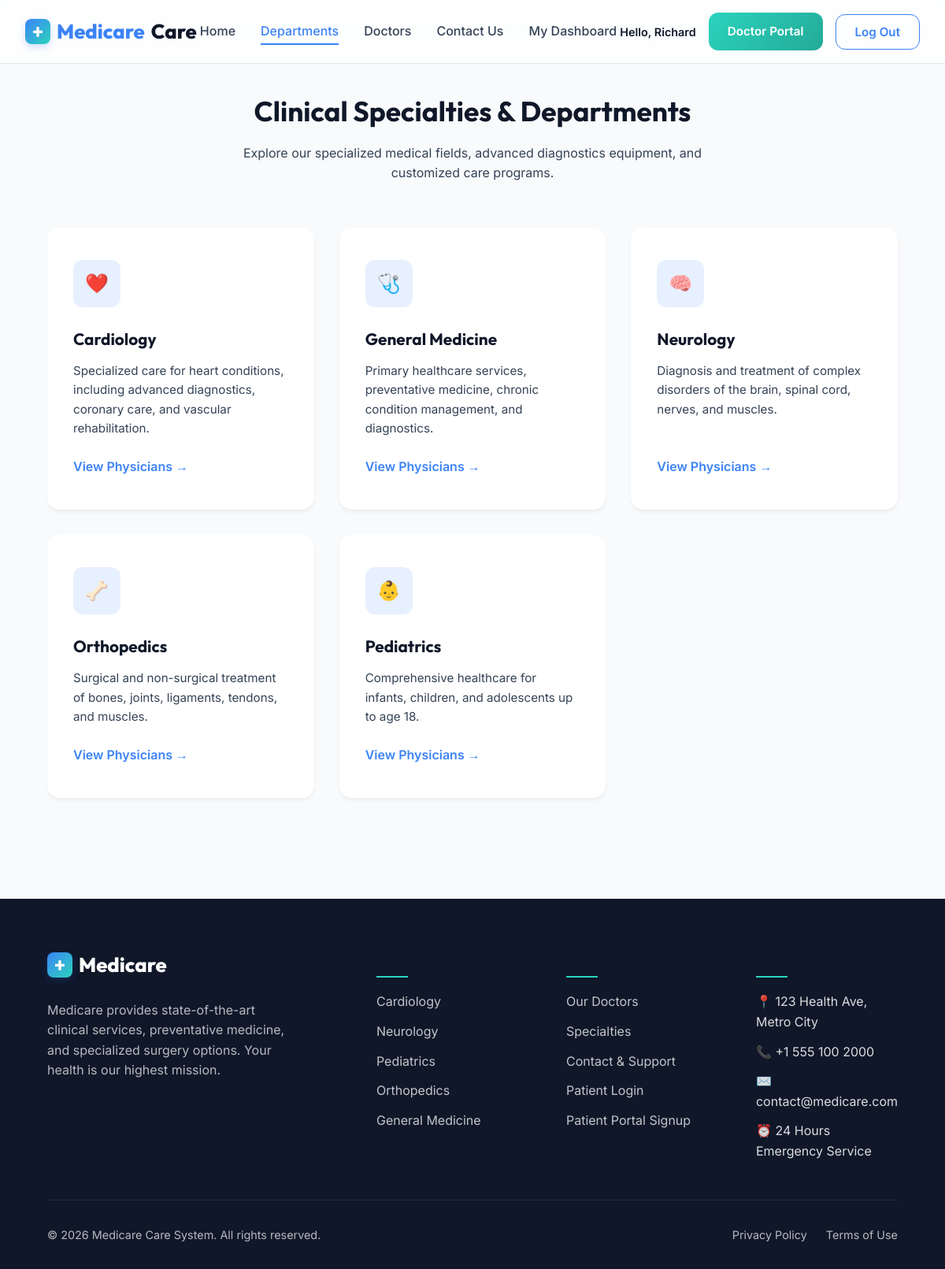
The app's page /pages/departments.php (signed in) with its own data.
### tables this page shows
CREATE TABLE departments (
    id INT AUTO_INCREMENT PRIMARY KEY,
    name VARCHAR(100) NOT NULL UNIQUE,
    description TEXT,
    icon VARCHAR(50) NOT NULL,
    created_at TIMESTAMP DEFAULT CURRENT_TIMESTAMP
);

### pages/departments.php (the view, shortened to what this page needs)
<?php
require_once '../includes/header.php';
require_once '../includes/db.php';
$departments = [];
try {
    $departments = $pdo->query("SELECT * FROM departments ORDER BY name ASC")->fetchAll();
} catch (PDOException $e) {
}
?>
<div class="fade-in">
    <div class="section-title">
        <h2>Clinical Specialties & Departments</h2>
        <p>Explore our specialized medical fields, advanced diagnostics equipment, and customized care programs.</p>
    </div>
    <div class="departments-grid">
        <?php if (count($departments) === 0): ?>
            <div style="grid-column: 1 / -1; text-align:center; padding:3rem; background:white; border-radius:var(--radius-lg);">
                <h3>No Clinical Departments Registered</h3>
            </div>
        <?php else: ?>
            <?php foreach ($departments as $dept): ?>
                <?php
                $icon = '🏥';
                $name_lower = strtolower($dept['name']);
                if (strpos($name_lower, 'cardio') !== false) $icon = '❤️';
                elseif (strpos($name_lower, 'neuro') !== false) $icon = '🧠';
                elseif (strpos($name_lower, 'pediatr') !== false) $icon = '👶';
                elseif (strpos($name_lower, 'ortho') !== false) $icon = '🦴';
                elseif (strpos($name_lower, 'general') !== false || strpos($name_lower, 'med') !== false) $icon = '🩺';
                ?>
                <div class="dept-card">
                    <div class="dept-icon-box"><?php echo $icon; ?></div>
                    <h3><?php echo htmlspecialchars($dept['name']); ?></h3>
                    <p><?php echo htmlspecialchars($dept['description'] ?? 'Comprehensive care options using state-of-the-art diagnostic and nursing systems.'); ?></p>
                    <a href="doctors.php?department_id=<?php echo $dept['id']; ?>" class="btn-link">View Physicians &rarr;</a>
                </div>
            <?php endforeach; ?>
        <?php endif; ?>
    </div>
</div>
<?php require_once '../includes/footer.php'; ?>

### css/style.css (style rules this page uses)
:root { --font-primary: 'Outfit', sans-serif; --font-secondary: 'Inter', sans-serif; --primary: hsl(217, 91%, 60%); --primary-hover: hsl(217, 91%, 50%); --primary-soft: hsl(217, 91%, 95%); --secondary: #0ea5e9; --accent: hsl(172, 66%, 50%); --accent-hover: hsl(172, 66%, 40%); --dark: hsl(222, 47%, 11%); --dark-soft: hsl(215, 25%, 27%); --bg-main: hsl(210, 40%, 98%); --bg-card: #ffffff; --bg-glass: rgba(255, 255, 255, 0.75); --success: #10b981; --error: #ef4444; --warning: #f59e0b; --info: #3b82f6; --border-color: hsl(214, 32%, 91%); --radius-sm: 8px; --radius-md: 12px; --radius-lg: 16px; --radius-xl: 24px; --shadow-sm: 0 1px 3px rgba(0,0,0,0.1); --shadow-md: 0 4px 6px -1px rgba(0,0,0,0.05), 0 2px 4px -1px rgba(0,0,0,0.03); --shadow-lg: 0 10px 25px -5px rgba(0, 0, 0, 0.05), 0 8px 10px -6px rgba(0, 0, 0, 0.03); --shadow-xl: 0 20px 25px -5px rgba(0, 0, 0, 0.08), 0 10px 10px -5px rgba(0, 0, 0, 0.04); --transition: all 0.3s cubic-bezier(0.4, 0, 0.2, 1); }
* { margin: 0; padding: 0; box-sizing: border-box; }
body { font-family: var(--font-secondary); background-color: var(--bg-main); color: var(--dark-soft); line-height: 1.6; overflow-x: hidden; }
h1, h2, h3, h4, h5, h6 { font-family: var(--font-primary); color: var(--dark); font-weight: 700; }
a { text-decoration: none; color: inherit; transition: var(--transition); }
.section-title { text-align: center; margin-bottom: 3.5rem; }
.section-title h2 { font-size: 2.2rem; margin-bottom: 0.75rem; }
.section-title p { color: var(--dark-soft); max-width: 600px; margin: 0 auto; }
.departments-grid, .doctors-grid { display: grid; grid-template-columns: repeat(auto-fill, minmax(280px, 1fr)); gap: 2rem; margin-bottom: 4rem; }
.dept-card, .doc-card { background: var(--bg-card); border-radius: var(--radius-lg); padding: 2.5rem 2rem; box-shadow: var(--shadow-md); transition: var(--transition); border: 1px solid transparent; display: flex; flex-direction: column; align-items: flex-start; }
.dept-icon-box, .doc-icon-box { width: 60px; height: 60px; border-radius: var(--radius-md); background: var(--primary-soft); display: flex; align-items: center; justify-content: center; color: var(--primary); margin-bottom: 1.5rem; font-size: 1.5rem; transition: var(--transition); }
.dept-card h3, .doc-card h3 { margin-bottom: 0.75rem; font-size: 1.3rem; }
.dept-card p { font-size: 0.95rem; color: var(--dark-soft); margin-bottom: 1.5rem; flex-grow: 1; }
.dept-card .btn-link { color: var(--primary); font-weight: 600; display: flex; align-items: center; gap: 0.25rem; }
.fade-in { animation: fadeIn 0.4s ease forwards; }

### records on screen
departments: name "❤️", name "Cardiology", description "Specialized care for heart conditions, including advanced diagnostics, coronary care, and vascular rehabilitation."
departments: name "🩺", name "General Medicine", description "Primary healthcare services, preventative medicine, chronic condition management, and diagnostics."
departments: name "🧠", name "Neurology", description "Diagnosis and treatment of complex disorders of the brain, spinal cord, nerves, and muscles."
departments: name "🦴", name "Orthopedics", description "Surgical and non-surgical treatment of bones, joints, ligaments, tendons, and muscles."
departments: name "👶", name "Pediatrics", description "Comprehensive healthcare for infants, children, and adolescents up to age 18."

### other values on screen
$user_name "Richard"
$portal_name "Doctor Portal"
